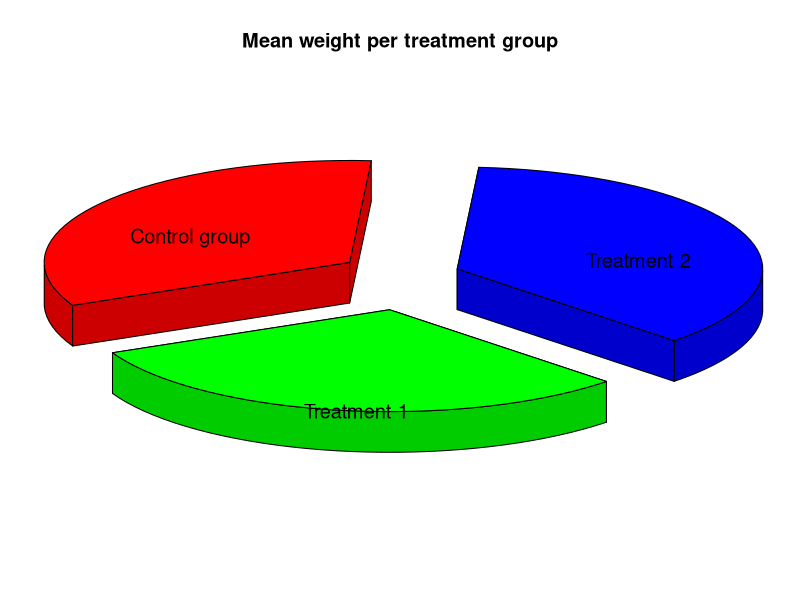
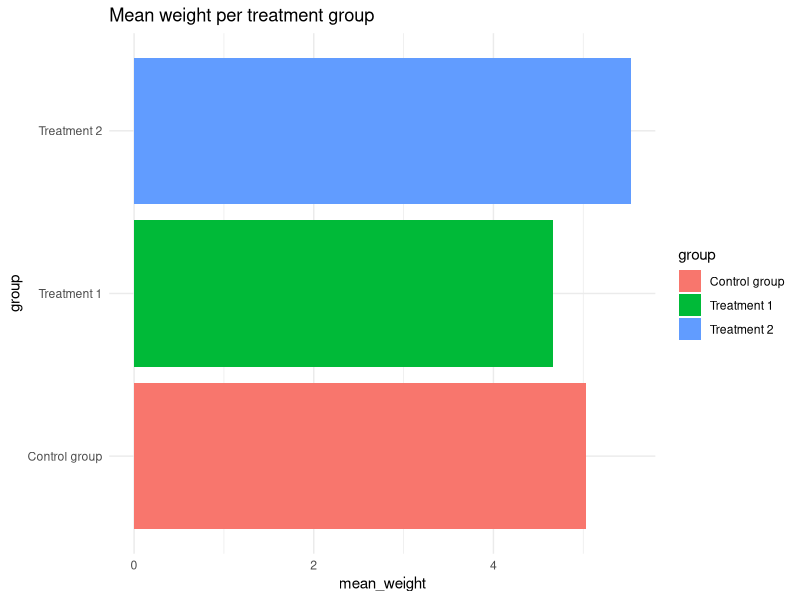

Recreate these plots in R, in order.
## ---- chunk 1
knitr::opts_chunk$set(echo = FALSE, warning = FALSE, message = FALSE)

library(tidyverse)
library(plotrix)

data <- PlantGrowth %>%
    group_by(group) %>%
    summarise(mean_weight = mean(weight))

data$group <- c("Control group", "Treatment 1", "Treatment 2")
## ---- chunk 2
pie3D(data$mean_weight, labels = data$group,
      main = "Mean weight per treatment group", 
      explode=0.3, radius=1.5, labelcex = 1.2,  start=1.5)
## ---- chunk 3
ggplot(data, aes(y=mean_weight, x=group, fill=group))+
    geom_bar(stat="identity") +
    theme_minimal() + coord_flip() +
    ggtitle("Mean weight per treatment group")
